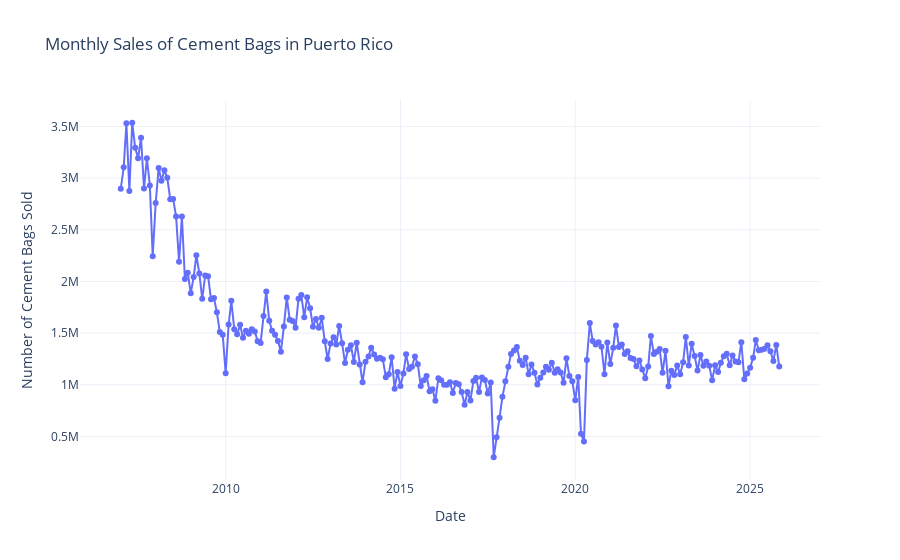

This figure's notebook cell:
### Code cell
sales_plot(None)

### Figure 1 — Plotly figure (JSON) as saved in the notebook; plotly's stock layout.template omitted (floating-point values rounded to 4 significant figures; data arrays with more than 128 entries replaced by an {"elided": "..."} marker saying what was removed)
{"data": [{"line": {"color": "#636EFA"}, "marker": {"color": "#636EFA"}, "mode": "lines+markers", "name": "Sales", "x": {"elided": "227 str values"}, "y": {"elided": "227 float values"}, "type": "scatter"}], "layout": {"title": {"text": "Monthly Sales of Cement Bags in Puerto Rico"}, "xaxis": {"title": {"text": "Date"}}, "yaxis": {"title": {"text": "Number of Cement Bags Sold"}}, "hovermode": "x"}}
